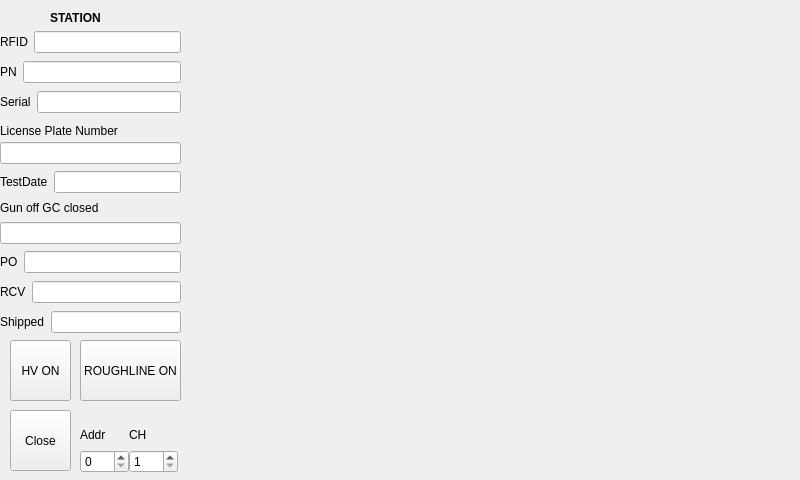
<?xml version="1.0" encoding="UTF-8"?>
<ui version="4.0">
 <class>StationForm</class>
 <widget class="QWidget" name="StationForm">
  <property name="geometry">
   <rect>
    <x>0</x>
    <y>0</y>
    <width>800</width>
    <height>480</height>
   </rect>
  </property>
  <property name="windowTitle">
   <string>Form</string>
  </property>
  <widget class="QCustomPlot" name="StationGraph" native="true">
   <property name="geometry">
    <rect>
     <x>189</x>
     <y>0</y>
     <width>610</width>
     <height>480</height>
    </rect>
   </property>
  </widget>
  <widget class="QPushButton" name="pushButton">
   <property name="geometry">
    <rect>
     <x>10</x>
     <y>410</y>
     <width>61</width>
     <height>61</height>
    </rect>
   </property>
   <property name="text">
    <string>Close</string>
   </property>
  </widget>
  <widget class="QLabel" name="stationlabel">
   <property name="geometry">
    <rect>
     <x>50</x>
     <y>10</y>
     <width>81</width>
     <height>16</height>
    </rect>
   </property>
   <property name="font">
    <font>
     <weight>75</weight>
     <bold>true</bold>
    </font>
   </property>
   <property name="text">
    <string>STATION</string>
   </property>
  </widget>
  <widget class="QPushButton" name="HVONButton">
   <property name="geometry">
    <rect>
     <x>10</x>
     <y>340</y>
     <width>61</width>
     <height>61</height>
    </rect>
   </property>
   <property name="text">
    <string>HV ON</string>
   </property>
  </widget>
  <widget class="QPushButton" name="HVOFFButton">
   <property name="geometry">
    <rect>
     <x>80</x>
     <y>340</y>
     <width>101</width>
     <height>61</height>
    </rect>
   </property>
   <property name="font">
    <font>
     <pointsize>9</pointsize>
     <stylestrategy>PreferAntialias</stylestrategy>
    </font>
   </property>
   <property name="mouseTracking">
    <bool>false</bool>
   </property>
   <property name="text">
    <string>ROUGHLINE ON</string>
   </property>
  </widget>
  <widget class="QWidget" name="layoutWidget_2">
   <property name="geometry">
    <rect>
     <x>0</x>
     <y>60</y>
     <width>181</width>
     <height>24</height>
    </rect>
   </property>
   <layout class="QHBoxLayout" name="horizontalLayout_3">
    <item>
     <widget class="QLabel" name="label_4">
      <property name="text">
       <string>PN</string>
      </property>
     </widget>
    </item>
    <item>
     <widget class="QLineEdit" name="PNLineEdit"/>
    </item>
   </layout>
  </widget>
  <widget class="QWidget" name="layoutWidget_3">
   <property name="geometry">
    <rect>
     <x>0</x>
     <y>90</y>
     <width>181</width>
     <height>24</height>
    </rect>
   </property>
   <layout class="QHBoxLayout" name="horizontalLayout_4">
    <item>
     <widget class="QLabel" name="label_5">
      <property name="text">
       <string>Serial</string>
      </property>
     </widget>
    </item>
    <item>
     <widget class="QLineEdit" name="SerialLineEdit"/>
    </item>
   </layout>
  </widget>
  <widget class="QWidget" name="layoutWidget_5">
   <property name="geometry">
    <rect>
     <x>0</x>
     <y>170</y>
     <width>181</width>
     <height>24</height>
    </rect>
   </property>
   <layout class="QHBoxLayout" name="horizontalLayout_6">
    <item>
     <widget class="QLabel" name="label_7">
      <property name="text">
       <string>TestDate</string>
      </property>
     </widget>
    </item>
    <item>
     <widget class="QLineEdit" name="TestDateLineEdit"/>
    </item>
   </layout>
  </widget>
  <widget class="QWidget" name="layoutWidget_7">
   <property name="geometry">
    <rect>
     <x>0</x>
     <y>250</y>
     <width>181</width>
     <height>24</height>
    </rect>
   </property>
   <layout class="QHBoxLayout" name="horizontalLayout_8">
    <item>
     <widget class="QLabel" name="label_9">
      <property name="text">
       <string>PO</string>
      </property>
     </widget>
    </item>
    <item>
     <widget class="QLineEdit" name="POLineEdit"/>
    </item>
   </layout>
  </widget>
  <widget class="QWidget" name="layoutWidget_8">
   <property name="geometry">
    <rect>
     <x>0</x>
     <y>280</y>
     <width>181</width>
     <height>24</height>
    </rect>
   </property>
   <layout class="QHBoxLayout" name="horizontalLayout_9">
    <item>
     <widget class="QLabel" name="label_10">
      <property name="text">
       <string>RCV</string>
      </property>
     </widget>
    </item>
    <item>
     <widget class="QLineEdit" name="RCVLineEdit"/>
    </item>
   </layout>
  </widget>
  <widget class="QWidget" name="layoutWidget_9">
   <property name="geometry">
    <rect>
     <x>0</x>
     <y>310</y>
     <width>181</width>
     <height>24</height>
    </rect>
   </property>
   <layout class="QHBoxLayout" name="horizontalLayout_10">
    <item>
     <widget class="QLabel" name="label_11">
      <property name="text">
       <string>Shipped</string>
      </property>
     </widget>
    </item>
    <item>
     <widget class="QLineEdit" name="ShippedLineEdit"/>
    </item>
   </layout>
  </widget>
  <widget class="QWidget" name="layoutWidget">
   <property name="geometry">
    <rect>
     <x>0</x>
     <y>30</y>
     <width>181</width>
     <height>24</height>
    </rect>
   </property>
   <layout class="QHBoxLayout" name="horizontalLayout">
    <item>
     <widget class="QLabel" name="label_3">
      <property name="text">
       <string>RFID</string>
      </property>
     </widget>
    </item>
    <item>
     <widget class="QLineEdit" name="RFIDLineEdit"/>
    </item>
   </layout>
  </widget>
  <widget class="QWidget" name="layoutWidget">
   <property name="geometry">
    <rect>
     <x>80</x>
     <y>420</y>
     <width>98</width>
     <height>53</height>
    </rect>
   </property>
   <layout class="QHBoxLayout" name="horizontalLayout_2">
    <property name="spacing">
     <number>0</number>
    </property>
    <item>
     <layout class="QVBoxLayout" name="verticalLayout">
      <property name="spacing">
       <number>0</number>
      </property>
      <item>
       <widget class="QLabel" name="label">
        <property name="text">
         <string>Addr</string>
        </property>
       </widget>
      </item>
      <item>
       <widget class="QSpinBox" name="PumpAddrSpinBox">
        <property name="minimum">
         <number>0</number>
        </property>
        <property name="maximum">
         <number>32</number>
        </property>
       </widget>
      </item>
     </layout>
    </item>
    <item>
     <layout class="QVBoxLayout" name="verticalLayout_2">
      <property name="spacing">
       <number>0</number>
      </property>
      <item>
       <widget class="QLabel" name="label_2">
        <property name="text">
         <string>CH</string>
        </property>
       </widget>
      </item>
      <item>
       <widget class="QSpinBox" name="PumpCHSpinBox">
        <property name="minimum">
         <number>1</number>
        </property>
        <property name="maximum">
         <number>4</number>
        </property>
       </widget>
      </item>
     </layout>
    </item>
   </layout>
  </widget>
  <widget class="QWidget" name="layoutWidget">
   <property name="geometry">
    <rect>
     <x>0</x>
     <y>200</y>
     <width>181</width>
     <height>44</height>
    </rect>
   </property>
   <layout class="QVBoxLayout" name="verticalLayout_3">
    <item>
     <widget class="QLabel" name="label_8">
      <property name="text">
       <string>Gun off GC closed</string>
      </property>
     </widget>
    </item>
    <item>
     <widget class="QLineEdit" name="GunnOffGCClosedLineEdit"/>
    </item>
   </layout>
  </widget>
  <widget class="QWidget" name="">
   <property name="geometry">
    <rect>
     <x>0</x>
     <y>120</y>
     <width>181</width>
     <height>44</height>
    </rect>
   </property>
   <layout class="QVBoxLayout" name="verticalLayout_4">
    <property name="spacing">
     <number>0</number>
    </property>
    <item>
     <widget class="QLabel" name="label_6">
      <property name="text">
       <string>License Plate Number</string>
      </property>
     </widget>
    </item>
    <item>
     <widget class="QLineEdit" name="LPNLineEdit"/>
    </item>
   </layout>
  </widget>
  <zorder>StationGraph</zorder>
  <zorder>pushButton</zorder>
  <zorder>stationlabel</zorder>
  <zorder>HVONButton</zorder>
  <zorder>HVOFFButton</zorder>
  <zorder>layoutWidget_2</zorder>
  <zorder>layoutWidget_3</zorder>
  <zorder>layoutWidget_5</zorder>
  <zorder>layoutWidget_7</zorder>
  <zorder>layoutWidget_8</zorder>
  <zorder>layoutWidget_9</zorder>
  <zorder>layoutWidget</zorder>
  <zorder>layoutWidget</zorder>
  <zorder>layoutWidget</zorder>
  <zorder>LPNLineEdit</zorder>
  <zorder>label_6</zorder>
  <zorder>PumpAddrSpinBox</zorder>
  <zorder>label</zorder>
  <zorder>PumpCHSpinBox</zorder>
  <zorder>label_2</zorder>
 </widget>
 <customwidgets>
  <customwidget>
   <class>QCustomPlot</class>
   <extends>QWidget</extends>
   <header>qcustomplot.h</header>
   <container>1</container>
  </customwidget>
 </customwidgets>
 <resources/>
 <connections/>
</ui>
